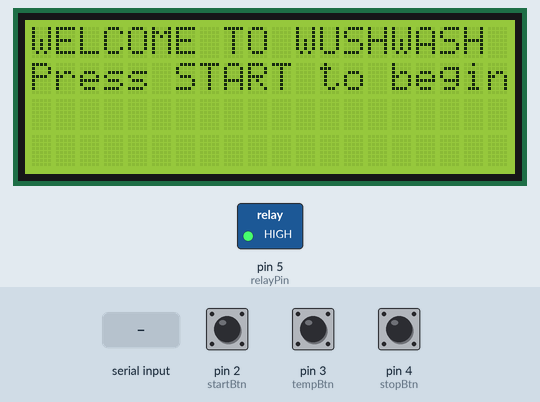
The sketch below on a simulated Arduino Uno, built with avr-gcc and run on an emulated ATmega328P. Shown: 20×4 character LCD, switched loads named in the sketch (green lamp = pin HIGH). The inputs (shaded band) are chosen by the test bench; at power-on: pin 2 (startBtn) HIGH, pin 4 (stopBtn) HIGH, pin 3 (tempBtn) HIGH. What the sketch prints to the serial monitor is not drawn.

Above: at 1.3 s.
1.4 s: pin 2 (startBtn) pulled LOW for 1 s
At 2.7 s:
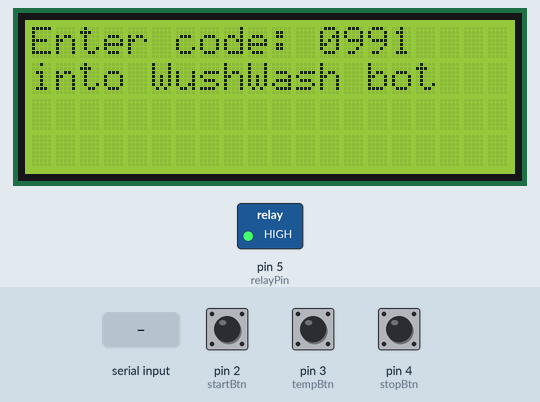
3.9 s: "paid\n" received over the second serial link
At 4.6 s:
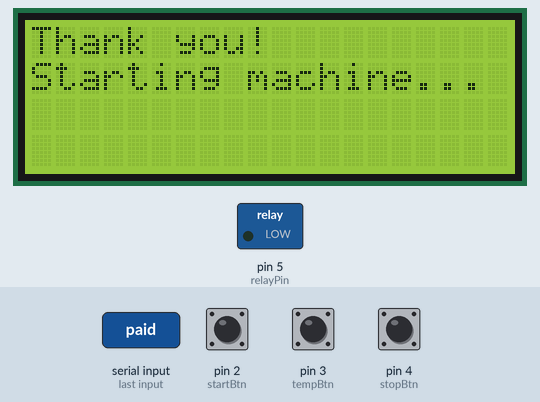
5.4 s: "1\n" received over the second serial link
At 5.8 s:
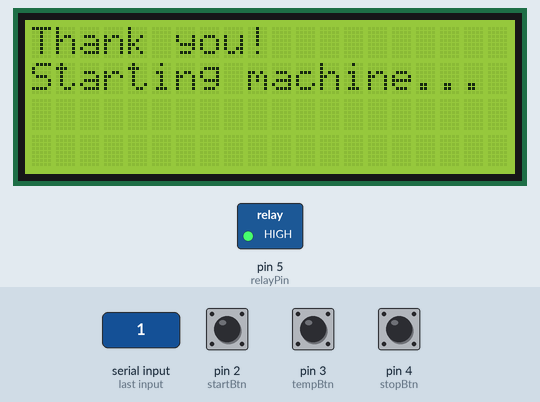
6.9 s: pin 4 (stopBtn) pulled LOW for 0.15 s
At 8.1 s:
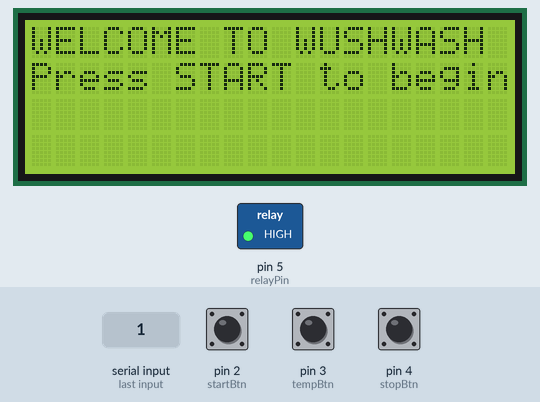
8.5 s: pin 2 (startBtn) pulled LOW for 0.15 s
At 9.1 s:
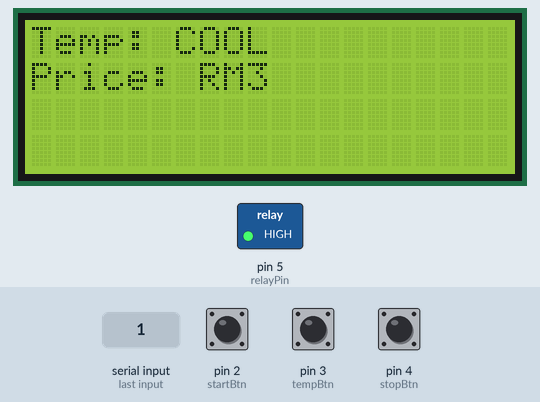
10.2 s: pin 3 (tempBtn) pulled LOW for 1 s
At 11.9 s:
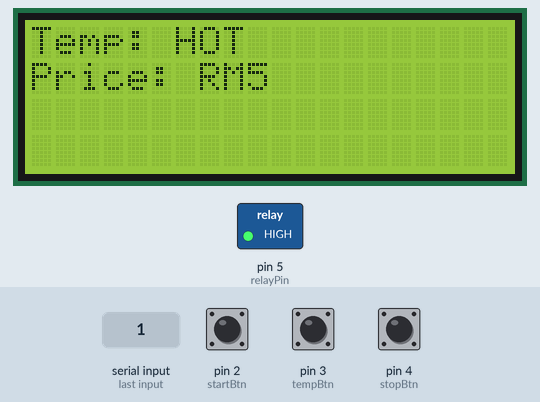
Timing chart, 0 to 13.4 s (numbered marks = the images above; inputs shaded):
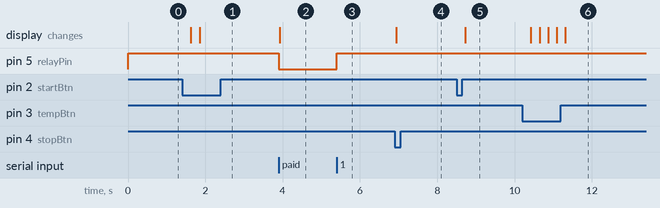

The sketch:

arduinomsi.ino
```cpp
#include <LiquidCrystal_I2C.h>
#include <SoftwareSerial.h>

LiquidCrystal_I2C lcd(0x27, 20, 4);
SoftwareSerial mySerial(0, 1); // RX, TX (Arduino -> ESP32)

const int startBtn = 2;
const int tempBtn = 3;
const int stopBtn = 4;
const int relayPin = 5;

String temps[] = {"COOL", "WARM", "HOT"};
int prices[] = {3, 4, 5};
int tempIndex = 0;

enum State {WELCOME, SELECT_TEMP, SHOW_CODE, WAITING, STARTED};
State currentState = WELCOME;

void setup() {
  pinMode(startBtn, INPUT_PULLUP);
  pinMode(tempBtn, INPUT_PULLUP);
  pinMode(stopBtn, INPUT_PULLUP);
  pinMode(relayPin, OUTPUT);
  digitalWrite(relayPin, HIGH);

  lcd.init();
  lcd.backlight();

  Serial.begin(9600);
  mySerial.begin(9600);

  showWelcome();
}

void loop() {
  // 🔴 1. STOP BUTTON — highest priority
  if (digitalRead(stopBtn) == LOW) {
    Serial.println("Stop button pressed. Resetting.");
    resetAll();
    return;
  }

  // 📡 2. Always listen to ESP32 — but only if not in WELCOME state
  // This prevents ESP messages from affecting after reset
  if (currentState != WELCOME && mySerial.available()) {
    String status = mySerial.readStringUntil('\n');
    status.trim();


    if (status == "paid") {
      digitalWrite(relayPin, LOW);
      if (currentState != STARTED) {
        lcd.clear();
        lcd.setCursor(0, 0);
        lcd.print("Thank you!");
        lcd.setCursor(0, 1);
        lcd.print("Starting machine...");
        currentState = STARTED;
      }
    } else {
      digitalWrite(relayPin, HIGH);
    }
  }

  // 🔁 3. State machine
  switch (currentState) {
    case WELCOME:
      if (digitalRead(startBtn) == LOW) {
        delay(200);
        currentState = SELECT_TEMP;
        showSelection();
      }
      break;

    case SELECT_TEMP:
      if (digitalRead(tempBtn) == LOW) {
        tempIndex = (tempIndex + 1) % 3;
        delay(200);
        showSelection();
      }

      if (digitalRead(startBtn) == LOW) {
        delay(200);
        currentState = SHOW_CODE;
        lcd.clear();
        lcd.setCursor(0, 0);
        lcd.print("Enter code: 0991");
        lcd.setCursor(0, 1);
        lcd.print("into WushWash bot");

        String sendData = temps[tempIndex] + "," + String(prices[tempIndex]);
        mySerial.println(sendData);
        Serial.println(sendData);

        currentState = WAITING;
      }
      break;

    case WAITING:
      // handled above
      break;

    case STARTED:
      // optional timer
      break;
  }
}


void showWelcome() {
  lcd.clear();
  lcd.setCursor(0, 0);
  lcd.print("WELCOME TO WUSHWASH");
  lcd.setCursor(0, 1);
  lcd.print("Press START to begin");
}

void showSelection() {
  lcd.clear();
  lcd.setCursor(0, 0);
  lcd.print("Temp: ");
  lcd.print(temps[tempIndex]);
  lcd.setCursor(0, 1);
  lcd.print("Price: RM");
  lcd.print(prices[tempIndex]);
}

void resetAll() {
  currentState = WELCOME;
  digitalWrite(relayPin, HIGH);
  tempIndex = 0;
  showWelcome();
}
```

Measured:
- after the input at 1.4 s, the display: first changes after 0.22 s (image 1 shows a later state)
- after the input at 3.9 s, pin 5 (relayPin): HIGH → LOW at once; the display: changes at once (image 2)
- after the input at 5.4 s, pin 5 (relayPin): LOW → HIGH at once
- after the input at 6.9 s, the display: changes at once (image 4)
- after the input at 8.5 s, the display: changes after 0.22 s (image 5)
- after the input at 10.2 s, the display: first changes after 0.22 s (image 6 shows a later state)
